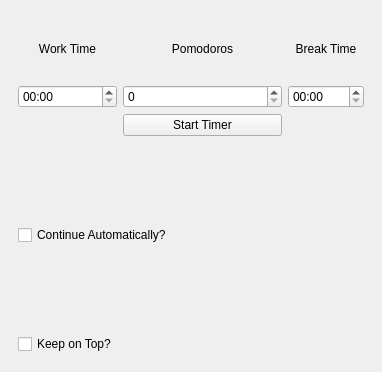
<?xml version="1.0" encoding="UTF-8"?>
<ui version="4.0">
 <class>MainWindow</class>
 <widget class="QMainWindow" name="MainWindow">
  <property name="geometry">
   <rect>
    <x>0</x>
    <y>0</y>
    <width>382</width>
    <height>372</height>
   </rect>
  </property>
  <property name="windowTitle">
   <string>MainWindow</string>
  </property>
  <widget class="QWidget" name="centralwidget">
   <layout class="QGridLayout" name="gridLayout_7">
    <item row="0" column="0">
     <widget class="QStackedWidget" name="stackedWidget">
      <property name="autoFillBackground">
       <bool>false</bool>
      </property>
      <property name="currentIndex">
       <number>0</number>
      </property>
      <widget class="QWidget" name="page">
       <layout class="QGridLayout" name="gridLayout_5">
        <item row="0" column="3">
         <layout class="QGridLayout" name="gridLayout_3">
          <item row="0" column="0">
           <widget class="QLabel" name="label_2">
            <property name="text">
             <string>Break Time</string>
            </property>
            <property name="alignment">
             <set>Qt::AlignmentFlag::AlignCenter</set>
            </property>
           </widget>
          </item>
          <item row="1" column="0">
           <widget class="QTimeEdit" name="setBreak">
            <property name="currentSection">
             <enum>QDateTimeEdit::Section::MinuteSection</enum>
            </property>
            <property name="displayFormat">
             <string>mm:ss</string>
            </property>
           </widget>
          </item>
         </layout>
        </item>
        <item row="1" column="1" colspan="2">
         <widget class="QPushButton" name="startBtn">
          <property name="text">
           <string>Start Timer</string>
          </property>
         </widget>
        </item>
        <item row="0" column="0">
         <layout class="QGridLayout" name="gridLayout_2">
          <item row="2" column="0">
           <widget class="QTimeEdit" name="setWork">
            <property name="currentSection">
             <enum>QDateTimeEdit::Section::MinuteSection</enum>
            </property>
            <property name="displayFormat">
             <string>mm:ss</string>
            </property>
           </widget>
          </item>
          <item row="1" column="0">
           <widget class="QLabel" name="label">
            <property name="text">
             <string>Work Time</string>
            </property>
            <property name="alignment">
             <set>Qt::AlignmentFlag::AlignCenter</set>
            </property>
           </widget>
          </item>
         </layout>
        </item>
        <item row="3" column="2">
         <widget class="QLabel" name="warningTxt">
          <property name="text">
           <string/>
          </property>
         </widget>
        </item>
        <item row="2" column="0" rowspan="2" colspan="2">
         <widget class="QCheckBox" name="continueCheckBox">
          <property name="text">
           <string>Continue Automatically?</string>
          </property>
         </widget>
        </item>
        <item row="4" column="0">
         <widget class="QCheckBox" name="keepOnTopCheckBox">
          <property name="text">
           <string>Keep on Top?</string>
          </property>
         </widget>
        </item>
        <item row="0" column="1" colspan="2">
         <layout class="QGridLayout" name="gridLayout_4">
          <item row="1" column="0">
           <widget class="QSpinBox" name="pomodoroNr"/>
          </item>
          <item row="0" column="0">
           <widget class="QLabel" name="label_3">
            <property name="text">
             <string>Pomodoros</string>
            </property>
            <property name="alignment">
             <set>Qt::AlignmentFlag::AlignCenter</set>
            </property>
           </widget>
          </item>
         </layout>
        </item>
       </layout>
      </widget>
      <widget class="QWidget" name="page_2">
       <layout class="QGridLayout" name="gridLayout_6">
        <item row="0" column="0">
         <layout class="QGridLayout" name="gridLayout">
          <item row="3" column="0">
           <widget class="QPushButton" name="skipBtn">
            <property name="text">
             <string>Skip Timer</string>
            </property>
           </widget>
          </item>
          <item row="0" column="0" alignment="Qt::AlignmentFlag::AlignHCenter">
           <widget class="QLabel" name="timerTxt">
            <property name="text">
             <string>00:00</string>
            </property>
            <property name="scaledContents">
             <bool>true</bool>
            </property>
            <property name="alignment">
             <set>Qt::AlignmentFlag::AlignCenter</set>
            </property>
           </widget>
          </item>
          <item row="4" column="0">
           <widget class="QPushButton" name="stopBtn">
            <property name="text">
             <string>Stop Timer</string>
            </property>
           </widget>
          </item>
          <item row="2" column="0">
           <widget class="QPushButton" name="nextBtn">
            <property name="text">
             <string>Next!</string>
            </property>
           </widget>
          </item>
          <item row="1" column="0">
           <widget class="QPushButton" name="pauseBtn">
            <property name="text">
             <string>Start Timer</string>
            </property>
           </widget>
          </item>
         </layout>
        </item>
        <item row="1" column="0">
         <widget class="QLabel" name="pomodorosLeft">
          <property name="text">
           <string>Pomodoros left:</string>
          </property>
          <property name="alignment">
           <set>Qt::AlignmentFlag::AlignCenter</set>
          </property>
         </widget>
        </item>
       </layout>
      </widget>
     </widget>
    </item>
   </layout>
  </widget>
 </widget>
 <resources/>
 <connections/>
</ui>
